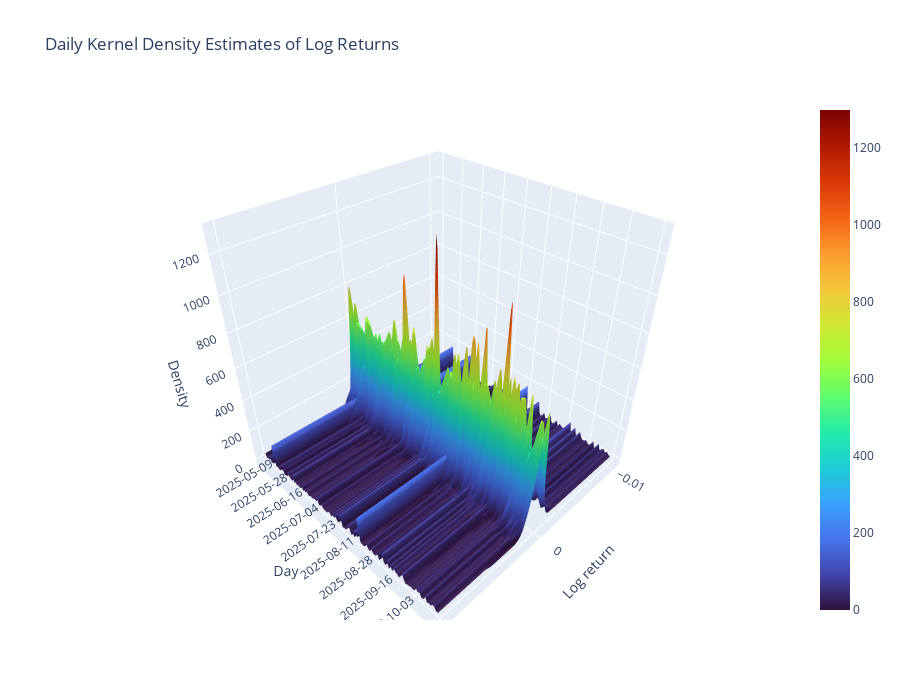

Write notebook code for a chart like this one.
### Code cell
# kde_results = {day: (x_grid, y_kde)} from previous step

# Sort days and build aligned matrices
days_sorted = sorted(kde_results.keys())

# ---- Step 1: build a common X grid (important for smooth 3D surface)
all_x = np.concatenate([kde_results[d][0] for d in days_sorted])
x_common = np.linspace(all_x.min(), all_x.max(), 200)

# ---- Step 2: evaluate each day's KDE on the common grid
Z = []
for d in days_sorted:
    kde = kde_results[d][0]
    density = kde_results[d][1]
    # Interpolate densities to common x grid
    z_interp = np.interp(x_common, kde, density)
    Z.append(z_interp)

Z = np.array(Z)
Y = np.arange(len(days_sorted))  # day index

# ---- Step 3: create 3D surface
fig = go.Figure(data=[go.Surface(
    x=x_common,   # log return values
    y=Y,          # day index
    z=Z,          # densities
    colorscale='Turbo'
)])

# ---- Step 4: layout and labels
fig.update_layout(
    title='Daily Kernel Density Estimates of Log Returns',
    scene=dict(
        xaxis_title='Log return',
        yaxis_title='Day',
        zaxis_title='Density',
        yaxis=dict(
            tickmode='array',
            tickvals=np.linspace(0, len(days_sorted)-1, 10, dtype=int),
            ticktext=[str(days_sorted[i]) for i in np.linspace(0, len(days_sorted)-1, 10, dtype=int)]
        )
    ),
    height=700
)

fig.show()

### Figure 1 — Plotly figure (JSON) as saved in the notebook; plotly's stock layout.template omitted (floating-point values rounded to 4 significant figures; data arrays with more than 128 entries replaced by an {"elided": "..."} marker saying what was removed)
{"data": [{"colorscale": [[0, "#30123b"], [0.07143, "#4145ab"], [0.1429, "#4675ed"], [0.2143, "#39a2fc"], [0.2857, "#1bcfd4"], [0.3571, "#24eca6"], [0.4286, "#61fc6c"], [0.5, "#a4fc3b"], [0.5714, "#d1e834"], [0.6429, "#f3c63a"], [0.7143, "#fe9b2d"], [0.7857, "#f36315"], [0.8571, "#d93806"], [0.9286, "#b11901"], [1, "#7a0402"]], "type": "surface", "x": {"elided": "200 float values"}, "y": [0, 1, 2, 3, 4, 5, 6, 7, 8, 9, 10, 11, 12, 13, 14, 15, 16, 17, 18, 19, 20, 21, 22, 23, 24, 25, 26, 27, 28, 29, 30, 31, 32, 33, 34, 35, 36, 37, 38, 39, 40, 41, 42, 43, 44, 45, 46, 47, 48, 49, 50, 51, 52, 53, 54, 55, 56, 57, 58, 59, 60, 61, 62, 63, 64, 65, 66, 67, 68, 69, 70, 71, 72, 73, 74, 75, 76, 77, 78, 79, 80, 81, 82, 83, 84, 85, 86, 87, 88, 89, 90, 91, 92, 93, 94, 95, 96, 97, 98, 99, 100, 101, 102, 103, 104, 105, 106, 107, 108, 109, 110, 111, 112, 113, 114, 115, 116, 117, 118], "z": {"elided": "119x200 float values"}}], "layout": {"height": 700, "scene": {"xaxis": {"title": {"text": "Log return"}}, "yaxis": {"tickmode": "array", "ticktext": ["2025-05-09", "2025-05-28", "2025-06-16", "2025-07-04", "2025-07-23", "2025-08-11", "2025-08-28", "2025-09-16", "2025-10-03", "2025-10-23"], "tickvals": [0, 13, 26, 39, 52, 65, 78, 91, 104, 118], "title": {"text": "Day"}}, "zaxis": {"title": {"text": "Density"}}}, "title": {"text": "Daily Kernel Density Estimates of Log Returns"}}}
